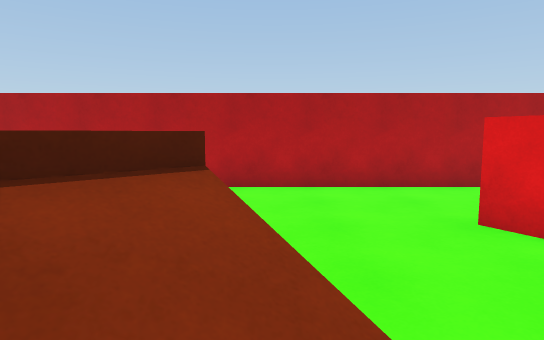
[1] (above)

23 first-person views from a walk through a 3-D level made in the Unity game engine. The camera is 1.4 m above the floor, tilts 6° down and sees 75° across. The floor is counted in squares, 1 m on a side. Each view is taken from the middle of a square. On the plan, view 1 faces up. The plan holds only what a view shows up to about 15 squares ahead; the rest is blank. The player character is not drawn. Surface patterns are stand-ins for the level's own textures.

[2]
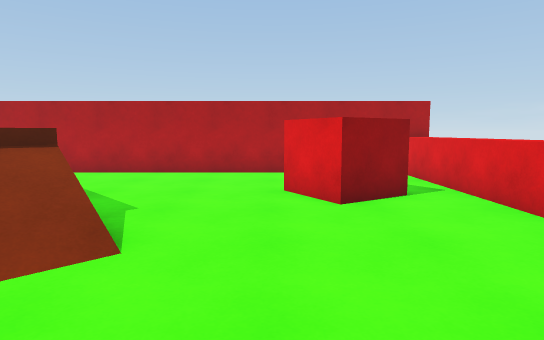

[3]
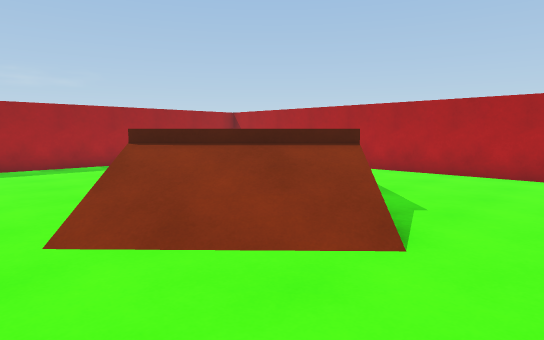

[4]
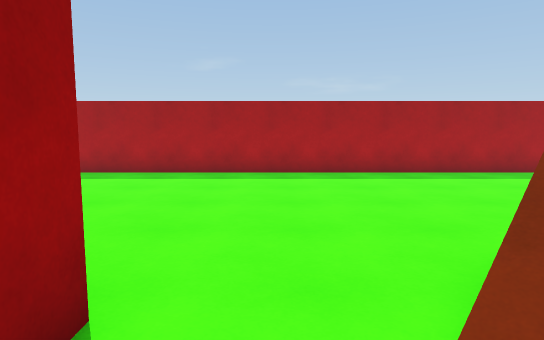

[5]
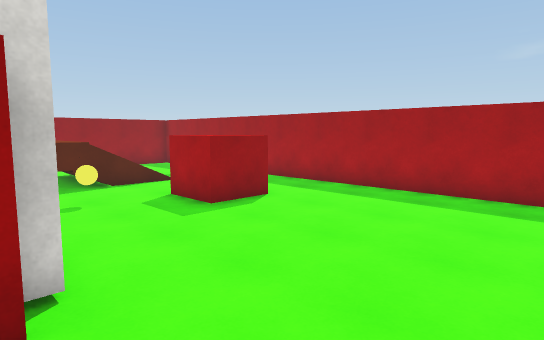

[6]
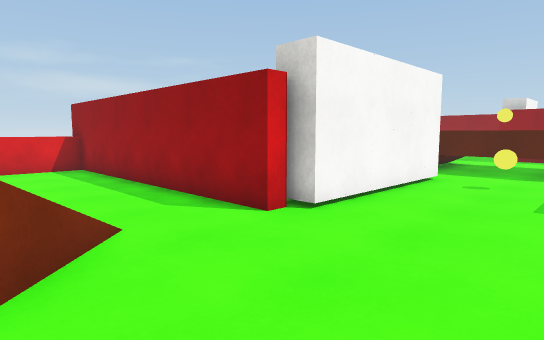

[7]
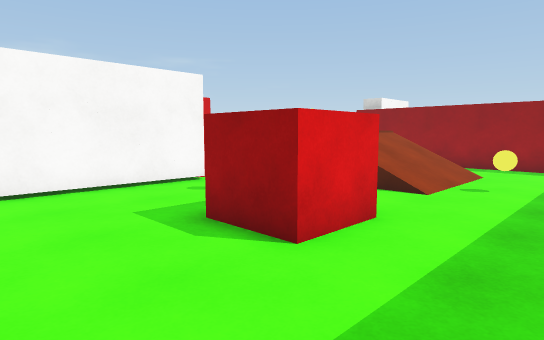

[8]
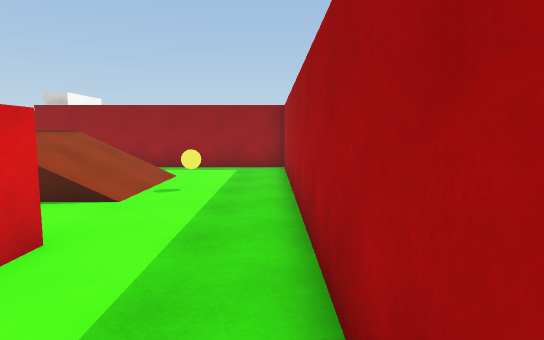

[9]
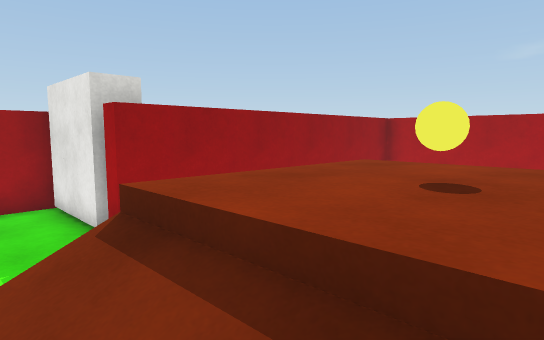

[10]
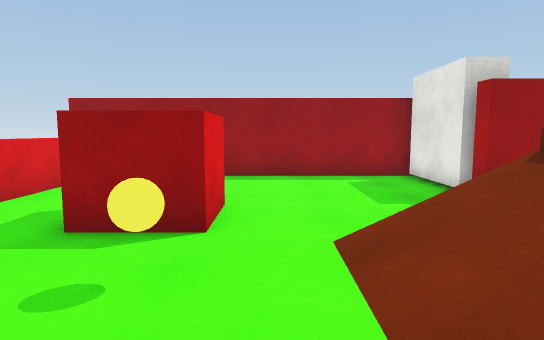

[11]
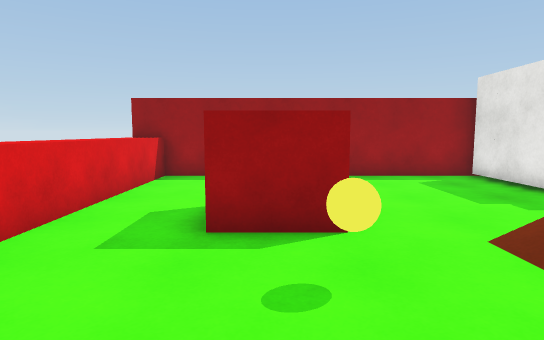

[12]
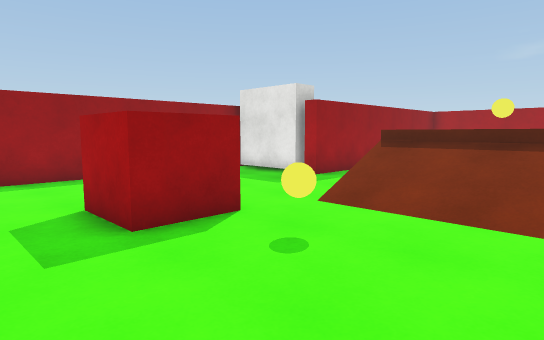

[13]
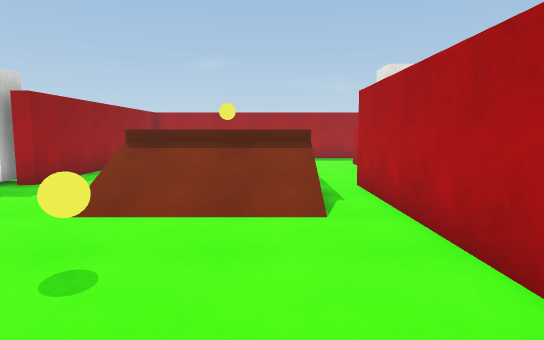

[14]
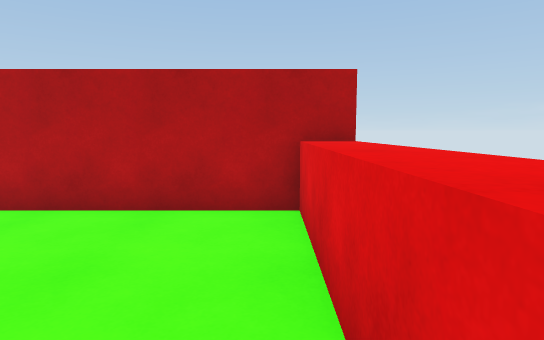

[15]
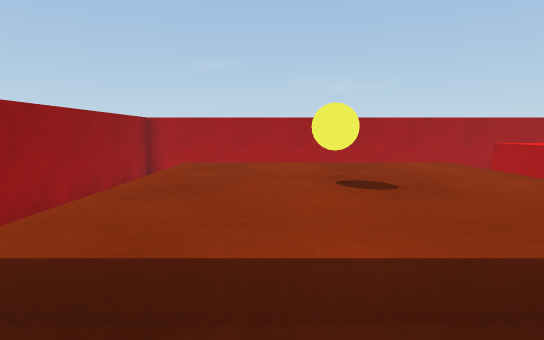

[16]
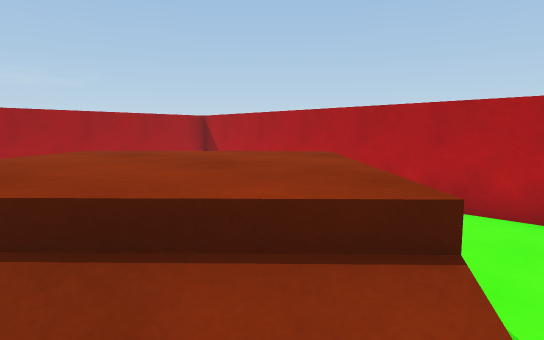

[17]
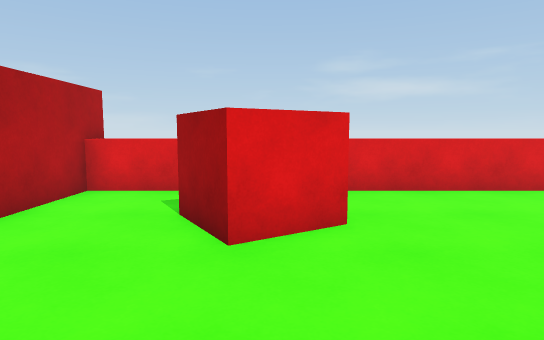

[18]
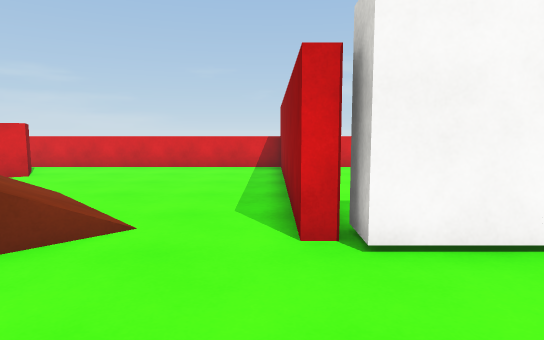

[19]
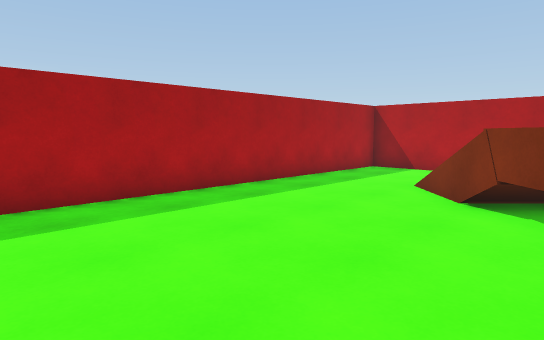

[20]
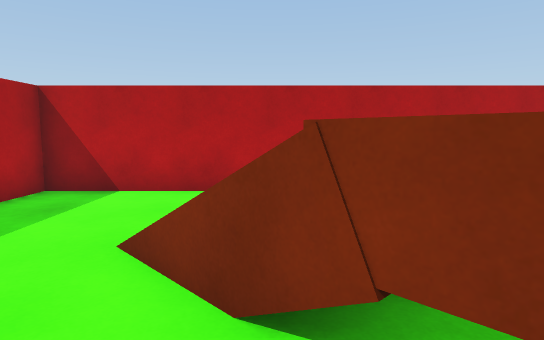

[21]
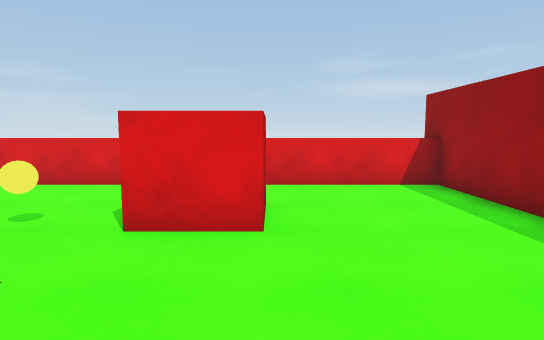

[22]
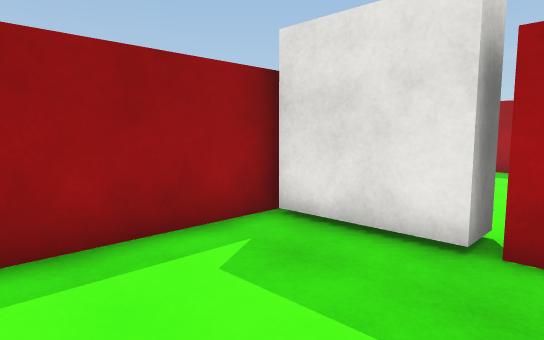

[23]
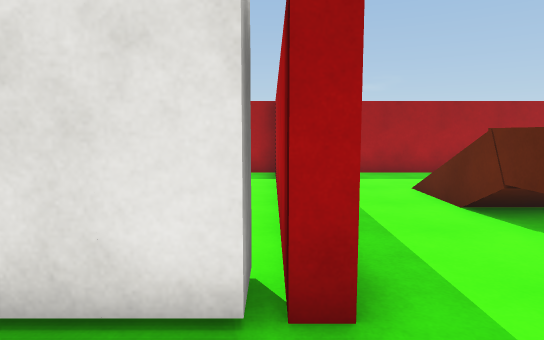

### Floor plan
Key: @ floor where view 1 was taken; # wall or solid block; . main floor; : floor 1.5 m higher than the main floor; / step, stairs or slope; = window, fence, low wall or low ledge; ^ raised ledge; B red block; Y yellow ball; O other object.
Columns run from 13 left of view 1 to 9 right of it. Each row starts with its distance up from view 1.
 10 #######################
  9 #....    ............^
  8 #....     ...........^
  7 #....      ..........^
  6 #....    /.......BB..^
  5 #..../  /:/.....BBBB.^
  4 #..../#/:::/.....BB..^
  3 #......#::::/........^
  2 #.......:::://.......^
  1 #........::////......^
  0 #.........///@.......^
 -1 #.........///........^
 -2 #........../.........^
 -3 #....................^
 -4 #..........##########^
 -5 #.........O#
 -6 #.........OO    ...
 -7 #.........OO      ...^
 -8 #...BB....OO
 -9 #...BBB...OO
-10 #...BBB.Y.OO
-11 #.........OO
-12 #..........##########^#
-13 #....///..../=/......^
-14 #....///::::///......^
-15 #..Y.///:Y::///......^
-16 #....///::::///.Y....^
-17 #....///::::///......^
-18 #..........  ...BBB..^
-19 #...............B B..^
-20 #...............BBB..^
-21 ###########..........^
-22 #......   OO.........^
-23 #...      OO.........^
-24           OO.........^
-25           #############

Positions as (right, up) in squares from view 1, and headings:
1: (0, 0), facing up
2: (3, -3), facing up
3: (3, -3), facing up-left
4: (0, -3), facing left
5: (-2, -1), facing down-left
6: (-7, 0), facing down-right
7: (-12, -5), facing down-right
8: (-12, -6), facing down
9: (0, -14), facing down-left
10: (2, -13), facing down
11: (4, -13), facing down
12: (7, -13), facing down-left
13: (7, -14), facing left
14: (7, -18), facing up
15: (0, -16), facing left
16: (0, 1), facing up-left
17: (-1, 5), facing right
18: (-7, -4), facing right
19: (-5, -4), facing up-left
20: (-7, 1), facing up
21: (-2, -20), facing right
22: (2, -20), facing down-left
23: (0, -21), facing left
